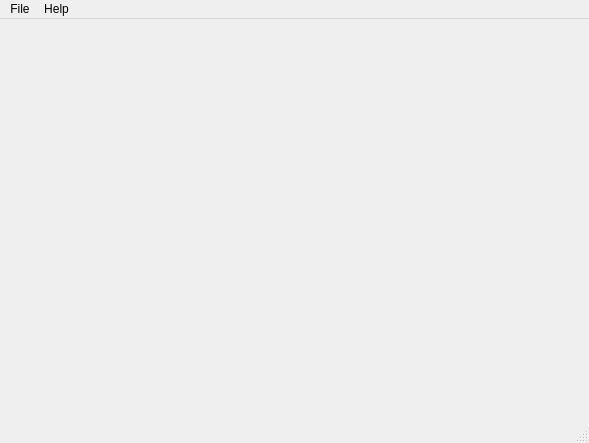
<?xml version="1.0" encoding="UTF-8"?>
<ui version="4.0">
 <class>MainWindow</class>
 <widget class="QMainWindow" name="MainWindow">
  <property name="geometry">
   <rect>
    <x>0</x>
    <y>0</y>
    <width>589</width>
    <height>443</height>
   </rect>
  </property>
  <property name="windowTitle">
   <string>MainWindow</string>
  </property>
  <property name="windowIcon">
   <iconset resource="../../icons.qrc">
    <normaloff>:/icons/qtlogo</normaloff>:/icons/qtlogo</iconset>
  </property>
  <widget class="QWidget" name="centralWidget">
   <layout class="QGridLayout" name="gridLayout">
    <item row="2" column="0">
     <layout class="QHBoxLayout" name="horizontalLayout">
      <item>
       <widget class="QLabel" name="rxLabel">
        <property name="text">
         <string/>
        </property>
       </widget>
      </item>
      <item>
       <widget class="QLabel" name="txLabel">
        <property name="text">
         <string/>
        </property>
       </widget>
      </item>
      <item>
       <widget class="QLabel" name="rttLabel">
        <property name="text">
         <string/>
        </property>
       </widget>
      </item>
      <item>
       <spacer name="horizontalSpacer">
        <property name="orientation">
         <enum>Qt::Horizontal</enum>
        </property>
        <property name="sizeHint" stdset="0">
         <size>
          <width>40</width>
          <height>20</height>
         </size>
        </property>
       </spacer>
      </item>
     </layout>
    </item>
    <item row="0" column="0">
     <layout class="QVBoxLayout" name="metersLayout">
      <item>
       <widget class="QLabel" name="meterLabel1">
        <property name="font">
         <font>
          <pointsize>42</pointsize>
         </font>
        </property>
        <property name="text">
         <string/>
        </property>
       </widget>
      </item>
      <item>
       <widget class="QLabel" name="meterLabel2">
        <property name="font">
         <font>
          <pointsize>42</pointsize>
         </font>
        </property>
        <property name="text">
         <string/>
        </property>
       </widget>
      </item>
      <item>
       <widget class="QLabel" name="meterLabel3">
        <property name="font">
         <font>
          <pointsize>42</pointsize>
         </font>
        </property>
        <property name="text">
         <string/>
        </property>
       </widget>
      </item>
      <item>
       <widget class="QLabel" name="meterLabel4">
        <property name="font">
         <font>
          <pointsize>42</pointsize>
         </font>
        </property>
        <property name="text">
         <string/>
        </property>
       </widget>
      </item>
     </layout>
    </item>
    <item row="1" column="0">
     <spacer name="verticalSpacer">
      <property name="orientation">
       <enum>Qt::Vertical</enum>
      </property>
      <property name="sizeHint" stdset="0">
       <size>
        <width>20</width>
        <height>40</height>
       </size>
      </property>
     </spacer>
    </item>
   </layout>
  </widget>
  <widget class="QMenuBar" name="menuBar">
   <property name="geometry">
    <rect>
     <x>0</x>
     <y>0</y>
     <width>589</width>
     <height>23</height>
    </rect>
   </property>
   <widget class="QMenu" name="menuFile">
    <property name="title">
     <string>File</string>
    </property>
    <addaction name="actionBrowse_network"/>
    <addaction name="actionExit"/>
    <addaction name="separator"/>
   </widget>
   <widget class="QMenu" name="menuHelp">
    <property name="title">
     <string>Help</string>
    </property>
    <addaction name="actionAbout"/>
    <addaction name="actionAbout_Qt"/>
   </widget>
   <addaction name="menuFile"/>
   <addaction name="menuHelp"/>
  </widget>
  <widget class="QStatusBar" name="statusBar">
   <property name="mouseTracking">
    <bool>true</bool>
   </property>
  </widget>
  <action name="actionAbout">
   <property name="text">
    <string>About</string>
   </property>
   <property name="iconVisibleInMenu">
    <bool>false</bool>
   </property>
  </action>
  <action name="actionOpen">
   <property name="icon">
    <iconset resource="../../icons.qrc">
     <normaloff>:/icons/open</normaloff>:/icons/open</iconset>
   </property>
   <property name="text">
    <string>Open file</string>
   </property>
  </action>
  <action name="actionSave">
   <property name="icon">
    <iconset resource="../../icons.qrc">
     <normaloff>:/icons/save</normaloff>:/icons/save</iconset>
   </property>
   <property name="text">
    <string>Save</string>
   </property>
  </action>
  <action name="actionSave_as">
   <property name="icon">
    <iconset resource="../../icons.qrc">
     <normaloff>:/icons/saveas</normaloff>:/icons/saveas</iconset>
   </property>
   <property name="text">
    <string>Save as...</string>
   </property>
  </action>
  <action name="actionExit">
   <property name="text">
    <string>Exit</string>
   </property>
  </action>
  <action name="actionBrowse_network">
   <property name="icon">
    <iconset resource="../../icons.qrc">
     <normaloff>:/icons/internet</normaloff>:/icons/internet</iconset>
   </property>
   <property name="text">
    <string>Browse network</string>
   </property>
  </action>
  <action name="actionAbout_Qt">
   <property name="text">
    <string>About Qt</string>
   </property>
  </action>
  <action name="actionExperiment_control">
   <property name="icon">
    <iconset resource="../../icons.qrc">
     <normaloff>:/icons/experiment</normaloff>:/icons/experiment</iconset>
   </property>
   <property name="text">
    <string>Experiment control</string>
   </property>
  </action>
 </widget>
 <layoutdefault spacing="6" margin="11"/>
 <resources>
  <include location="../../icons.qrc"/>
 </resources>
 <connections/>
</ui>
